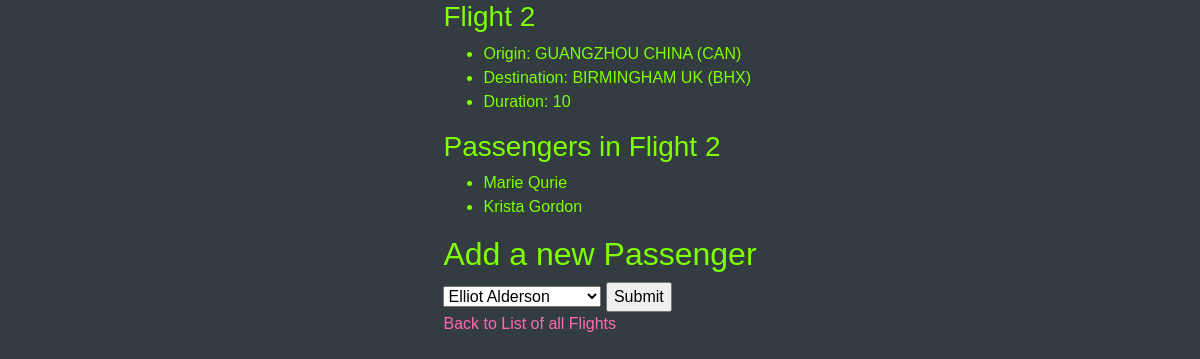
Page /flight/2 on the committed database.
### flight/models.py (models this page shows, shortened)
class Flights(models.Model):
    origin = models.ForeignKey(Airports, on_delete=models.CASCADE, related_name="departures")
    destination = models.ForeignKey(Airports, on_delete=models.CASCADE, related_name="arrivals")
    duration = models.IntegerField()

class Airports(models.Model):
    code = models.CharField(max_length = 7)
    city = models.CharField(max_length = 64)
    def __str__(self):
        return f"{self.city} ({self.code})"

class Passengers(models.Model):
    first = models.CharField(max_length=64)
    last = models.CharField(max_length=64)
    flight = models.ManyToManyField(Flights, blank=True, related_name="passengers")
    def __str__(self):
        return f"{self.first} {self.last}"

### flight/views.py (the view)
# urls.py: path('flight/', include('flight.urls')),
def flight(request, flight_id):
    flight = Flights.objects.get(pk=flight_id)
    context = {
        'flight': flight,
        'passengers': flight.passengers.all(),
        'non_passengers': Passengers.objects.exclude(flight=flight_id).all(),
    }
    return render(request, 'flight.html', context)

### flight/templates/flight.html (shortened to what this page needs)
{% extends 'layout.html' %}
{% block body %}
<div class="flight">
    <h3>Flight {{ flight.id }}</h3>
    <ul>
        <li>Origin: {{ flight.origin }}</li>
        <li>Destination: {{ flight.destination }}</li>
        <li>Duration: {{ flight.duration }}</li>
    </ul>
    <h3>Passengers in Flight {{ flight.id }}</h3>
    <ul>
        {% for person in passengers %}
        <li>{{ person }}</li>
        {% empty %}
        <li>No Passengers</li>
        {% endfor %}
    </ul>
    <h2>Add a new Passenger</h2>
    <form action="{% url 'book' flight.id %}" method="post">
        <select name="info">
            {% for passenger in non_passengers %}
            <option value="{{ passenger.id }}">
                {{ passenger }}
            </option>
            {% endfor %}
        </select>
        <input type="submit" value="Submit">
    </form>
    <a href="{% url 'main' %}">Back to List of all Flights</a>
</div>
{% endblock %}

### flight/templates/layout.html (style rules this page uses)
a { color: hotpink; text-decoration: none; }
body { display: flex; flex-wrap: wrap; align-content: center; justify-content: center; font-family: Verdana, Geneva, Tahoma, sans-serif; background-color: rgb(51, 61, 65); color: chartreuse; justify-items: center; align-items: center; }

### rows in the picture
Flights: id "2", origin "GUANGZHOU CHINA (CAN)", destination "BIRMINGHAM UK (BHX)", duration "10"
Passengers: first+last "Marie Qurie"
Passengers: first+last "Krista Gordon"

### other values in the picture
form field info "Elliot Alderson"
